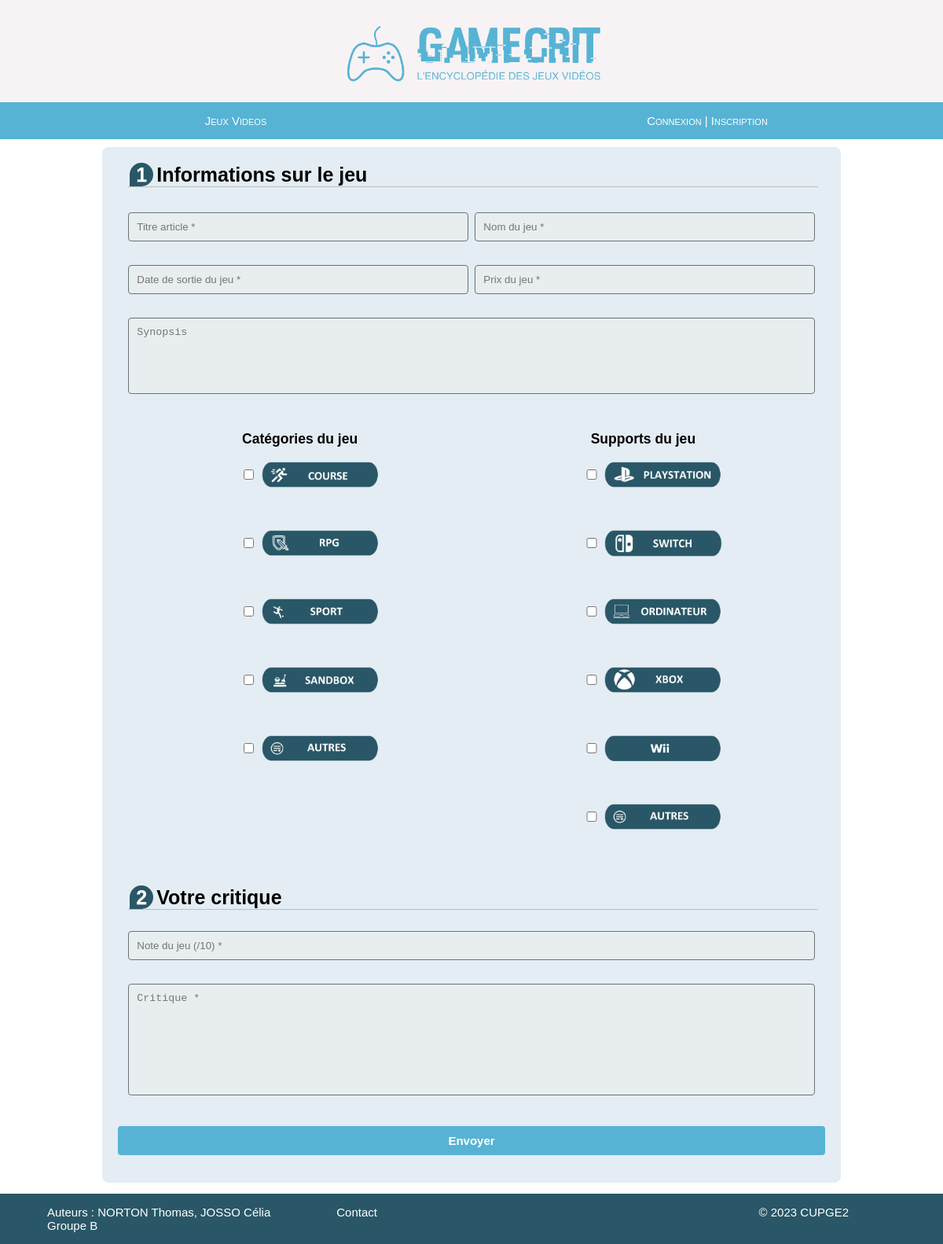
/redacArticle.php, run on the app's committed database.
### tables this page shows
CREATE TABLE Categorie (
  id_Categorie INT AUTO_INCREMENT,
  nom_Categorie VARCHAR(50),
  PRIMARY KEY (id_Categorie)
);

CREATE TABLE Support (
  id_Support INT AUTO_INCREMENT,
  nom_Support VARCHAR(50),
  PRIMARY KEY (id_Support)
);

### php/functions-DB.php (called while the page is built, shortened)
<?php
function readDB($mysqli, $sql_input)
{
	$query_output = mysqli_query($mysqli, $sql_input);
	return $query_output->fetch_all(MYSQLI_ASSOC);
}
?>

### redacArticle.php (the view, shortened to what this page needs)
<?php
include_once("./php/functions-DB.php");
$my_sqli = connectionDB();
?>
<!DOCTYPE html lang="fr">
    <head>
        <link rel="stylesheet" href="styles/general.css">
        <link rel="stylesheet" href="styles/header.css">
        <link rel="stylesheet" href="styles/nav.css">
        <link rel="stylesheet" href="styles/footer.css">
        <link rel="stylesheet" href="styles/form.css">
    </head>
    <?php include("./static/header.php"); ?>
    <?php include("./static/nav.php"); ?>
    <?php
        echo "<div class='form-style-5'>";
            echo "<form action='./php/ajoutArticle.php' method='POST'>";
              echo "<fieldset>";
                echo "<br>";
                echo "<legend>";
                    echo "<span class='number'>";
                        echo "1";
                    echo "</span>";
                    echo "Informations sur le jeu";
                echo "</legend>";
                    echo "<div class='form-content'>";
                        echo "<div class='left-column'>";
                        if (isset($_GET['titre_article'])) {
                            $titre_article = $_GET['titre_article'];
                            echo "<input type='text' maxlength='100' name='titre_article' placeholder='Titre article *' value='$titre_article' required>";
                        }
                        else {
                            echo "<input type='text' maxlength='100' name='titre_article' placeholder='Titre article *' required>";
                        }
                            $today = date('Y-m-d');
                            if (isset($_GET['date_sortie'])) {
                            $date_sortie = $_GET['date_sortie'];
                            echo "<input type='text' onfocus='(this.type=`date`)' max='$today' name='date_sortie' placeholder='Date de sortie du jeu *' value='$date_sortie' required>";
                            }
                            else {
                                echo "<input type='text' onfocus='(this.type=`date`)' max='$today' name='date_sortie' placeholder='Date de sortie du jeu *' required>";
                            }
                        echo "</div>";
                    echo "<div class='right-column'>";
                    if (isset($_GET['nom_jeu'])) {
                        $nom_jeu = $_GET['nom_jeu'];
                        echo "<input type='text' maxlength='30' name='nom_jeu' placeholder='Nom du jeu *' value='$nom_jeu' required>";
                    }
                    else {
                        echo "<input type='text' maxlength='30' name='nom_jeu' placeholder='Nom du jeu *' required>";
                    }
                    if (isset($_GET['prix'])) {
                        $prix = $_GET['prix'];
                        echo "<input type='number' min='0' step='0.01' name='prix' placeholder='Prix du jeu *' value='$prix' required>";
                        }
                        else {
                            echo "<input type='number' min='0' step='0.01' name='prix' placeholder='Prix du jeu *' required>";
                        }
                    echo "</div>";
                echo "</div>";
                echo "<div class='form-content'>";
                if (isset($_GET['synopsis'])) {
                    $synopsis = $_GET['synopsis'];
                    echo "<textarea name='synopsis' maxlength='300' rows='5' placeholder='Synopsis' required='required'>$synopsis</textarea>";
                }
                else {
                    echo "<textarea name='synopsis' maxlength='300' rows='5' placeholder='Synopsis' required='required'></textarea>";
                }
                echo "</div>";
                $sql_categorie = "SELECT id_Categorie FROM Categorie";
                $sql_categorie_res = readDB($my_sqli, $sql_categorie);
                $sql_support = "SELECT id_Support FROM Support";
                $sql_support_res = readDB($my_sqli, $sql_support);
                echo "<div class='form-content'>";
                        echo "<div class=left-column'>";
                            echo "<h3 class='a-centrer'>Catégories du jeu</h3>";
                            $i = 1;
                            foreach ($sql_categorie_res as $cle => $val) {
                                foreach ($val as $cle1 => $val1) {
                                    $chemin_type = "Images/Categories/" . $val1 . ".png";
                                    $nom_champ = "categorie_" . "$i";
                                    echo "<div class='form-content'>";
                                        if (isset($_GET["cat_$i"])) {
                                            if ($_GET["cat_$i"] == 1) {
                                                echo "<div class='left-column-checkbox'><input type='checkbox' name='$nom_champ' checked/></div>";
                                            }
                                            else {
                                                echo "<div class='left-column-checkbox'><input type='checkbox' name='$nom_champ'/></div>";
                                            }
                                        }
                                        else {
                                            echo "<div class='left-column-checkbox'><input type='checkbox' name='$nom_champ'/></div>";
                                        }
                                        echo "<div class='right-column-checkbox'><img class='icone-type' src='$chemin_type'></div>";
                                    echo "</div>";
                                    echo "<br><br>";
                                    $i = $i + 1;
                                }
                            }
                        echo "</div>";
                        echo "<div class=right-column'>";
                            echo "<h3 class='a-centrer'>Supports du jeu</h3>";
                            $i = 1;
                            foreach ($sql_support_res as $cle => $val) {
                                foreach ($val as $cle1 => $val1) {
                                    $chemin_type = "Images/Supports/" . $val1 . ".png";
                                    $nom_champ = "support_" . "$i";
                                    echo "<div class='form-content'>";
                                    if (isset($_GET["sup_$i"])) {
                                        if ($_GET["sup_$i"] == 1) {
                                            echo "<div class='left-column-checkbox'><input type='checkbox' name='$nom_champ' checked/></div>";
                                        }
                                        else {
                                            echo "<div class='left-column-checkbox'><input type='checkbox' name='$nom_champ'/></div>";
                                        }
                                    }
                                    else {
                                        echo "<div class='left-column-checkbox'><input type='checkbox' name='$nom_champ'/></div>";
                                    }
                                        echo "<div class='right-column-checkbox'><img class='icone-type' src='$chemin_type'></div>";
                                    echo "</div>";
                                    echo "<br><br>";
                                    $i = $i + 1;
                                }
                            }
                    echo "</div>";
                echo "</div>";
                echo "<br>";
                echo "<legend>";
                    echo "<span class='number'>";
                        echo "2";
                    echo "</span>";
                    echo "Votre critique";
                echo "</legend>";
                echo "<br>";
                    if (isset($_GET['note'])) {
                        $note = $_GET['note'];
                        echo "<input type='number' min='0' max='10' name='note' placeholder='Note du jeu (/10) *' value='$note' required>";
                    }
                    else {
                        echo "<input type='number' min='0' max='10' name='note' placeholder='Note du jeu (/10) *' required>";
                    }
                    if (isset($_GET['critique'])) {
                        $critique = $_GET['critique'];
                        echo "<textarea name='critique' maxlength='2000' rows='8' placeholder='Critique *' required='required'>$critique</textarea>";
                    }
                    else {
                        echo "<textarea name='critique' maxlength='2000' rows='8' placeholder='Critique *' required='required'></textarea>";
                    }
            echo "</fieldset>";
            echo "<input type='submit' value='Envoyer'>";
            echo "</form>";
        echo "</div>";
    ?>
    <?php include("./static/footer.php"); ?>
<html>

### styles/general.css (style rules this page uses)
html { scroll-behavior: smooth; font-size: 15px; margin: 0; height: 100%; font-family: Arial, Helvetica, sans-serif; }

### styles/header.css (style rules this page uses)
.a-centrer { text-align: center; }

### styles/form.css (style rules this page uses)
legend { border-bottom : 1px solid rgb(189, 189, 189); width: 100%; font-size: 25px; font-weight: bold; }
.form-content { display: flex; flex-direction: row; justify-content: space-around; }
.left-column { width : 50%; margin-right: 1%; }
.right-column { width : 50%; }
.left-column-checkbox { width : 20%; margin-top: 10px; }
.right-column-checkbox { width : 80%; }
.form-style-5 { width: 75%; padding: 10px 20px; background: #e4edf4; margin: 10px auto; padding: 20px; border-radius: 8px; }
.form-style-5 fieldset { border: none; }
.form-style-5 legend { margin-bottom: 10px; }
.form-style-5 input, .form-style-5 textarea, .form-style-5 select { border: 1px solid #687477; border-radius: 4px; margin: 0; outline: 0; padding: 10px; width: 100%; box-sizing: border-box; -webkit-box-sizing: border-box; -moz-box-sizing: border-box; background-color: #e8eeef; color:#72787c; margin-bottom: 30px; }
.form-style-5 .number { background: #295767; color: #fff; height: 30px; width: 30px; display: inline-block; margin-right: 4px; line-height: 30px; text-align: center; text-shadow: 0 1px 0 rgba(255, 255, 255, 0.332); border-radius: 15px 15px 15px 0px; }
.form-style-5 input[type="submit"], .form-style-5 input[type="button"] { position: relative; display: block; color: #FFF; font-weight: bold; font-size: 15px; margin: 0 auto; background: #57B3D4; border: none; text-align: center; width: 100%; }
.a-centrer { text-align: center; }
.icone-type { width: 150px; height : auto; }
textarea { resize: none; }

### data on the page
categorie: shows a picture
categorie: shows a picture
categorie: shows a picture
categorie: shows a picture
categorie: shows a picture
support: shows a picture
support: shows a picture
support: shows a picture
support: shows a picture
support: shows a picture
support: shows a picture
